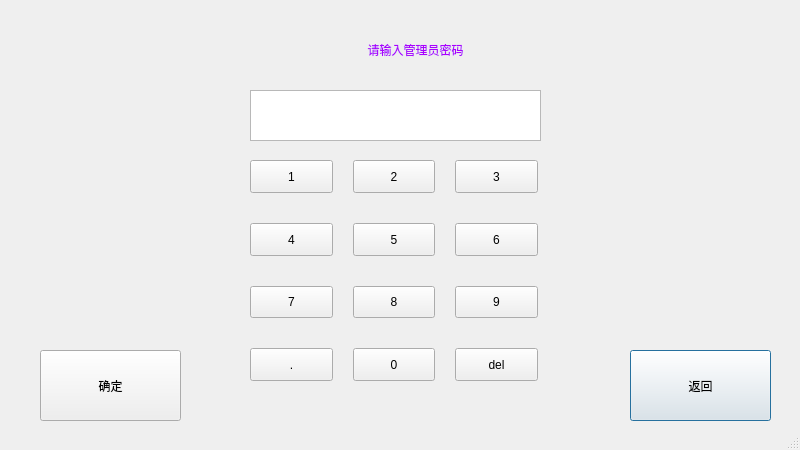
<?xml version="1.0" encoding="UTF-8"?>
<ui version="4.0">
 <class>Dialog</class>
 <widget class="QDialog" name="Dialog">
  <property name="geometry">
   <rect>
    <x>0</x>
    <y>0</y>
    <width>800</width>
    <height>450</height>
   </rect>
  </property>
  <property name="windowTitle">
   <string>Dialog</string>
  </property>
  <property name="sizeGripEnabled">
   <bool>true</bool>
  </property>
  <widget class="QTextEdit" name="textEdit">
   <property name="geometry">
    <rect>
     <x>250</x>
     <y>90</y>
     <width>291</width>
     <height>51</height>
    </rect>
   </property>
  </widget>
  <widget class="QPushButton" name="pushButton_2">
   <property name="geometry">
    <rect>
     <x>630</x>
     <y>350</y>
     <width>141</width>
     <height>71</height>
    </rect>
   </property>
   <property name="styleSheet">
    <string notr="true">font: 75 20pt &quot;楷体&quot;;</string>
   </property>
   <property name="text">
    <string>返回</string>
   </property>
  </widget>
  <widget class="QLabel" name="label">
   <property name="geometry">
    <rect>
     <x>110</x>
     <y>0</y>
     <width>611</width>
     <height>101</height>
    </rect>
   </property>
   <property name="styleSheet">
    <string notr="true">font: 75 30pt &quot;楷体&quot;;</string>
   </property>
   <property name="text">
    <string>&lt;html&gt;&lt;head/&gt;&lt;body&gt;&lt;p align=&quot;center&quot;&gt;&lt;span style=&quot; color:#aa00ff;&quot;&gt;请输入管理员密码&lt;/span&gt;&lt;/p&gt;&lt;/body&gt;&lt;/html&gt;</string>
   </property>
   <property name="alignment">
    <set>Qt::AlignCenter</set>
   </property>
   <property name="wordWrap">
    <bool>false</bool>
   </property>
   <property name="margin">
    <number>0</number>
   </property>
  </widget>
  <widget class="QPushButton" name="pushButton_14">
   <property name="geometry">
    <rect>
     <x>40</x>
     <y>350</y>
     <width>141</width>
     <height>71</height>
    </rect>
   </property>
   <property name="styleSheet">
    <string notr="true">font: 75 20pt &quot;楷体&quot;;</string>
   </property>
   <property name="text">
    <string>确定</string>
   </property>
  </widget>
  <widget class="QWidget" name="">
   <property name="geometry">
    <rect>
     <x>250</x>
     <y>160</y>
     <width>288</width>
     <height>221</height>
    </rect>
   </property>
   <property name="maximumSize">
    <size>
     <width>288</width>
     <height>221</height>
    </size>
   </property>
   <layout class="QGridLayout" name="gridLayout">
    <property name="horizontalSpacing">
     <number>20</number>
    </property>
    <property name="verticalSpacing">
     <number>30</number>
    </property>
    <item row="3" column="1">
     <widget class="QPushButton" name="pushButton_11">
      <property name="maximumSize">
       <size>
        <width>120</width>
        <height>100</height>
       </size>
      </property>
      <property name="styleSheet">
       <string notr="true">font: 75 20pt &quot;楷体&quot;;</string>
      </property>
      <property name="text">
       <string>0</string>
      </property>
     </widget>
    </item>
    <item row="3" column="2">
     <widget class="QPushButton" name="pushButton_12">
      <property name="maximumSize">
       <size>
        <width>120</width>
        <height>100</height>
       </size>
      </property>
      <property name="styleSheet">
       <string notr="true">font: 75 15pt &quot;楷体&quot;;</string>
      </property>
      <property name="text">
       <string>del</string>
      </property>
     </widget>
    </item>
    <item row="0" column="1">
     <widget class="QPushButton" name="pushButton_5">
      <property name="sizePolicy">
       <sizepolicy hsizetype="Minimum" vsizetype="Fixed">
        <horstretch>0</horstretch>
        <verstretch>0</verstretch>
       </sizepolicy>
      </property>
      <property name="maximumSize">
       <size>
        <width>120</width>
        <height>100</height>
       </size>
      </property>
      <property name="styleSheet">
       <string notr="true">font: 75 20pt &quot;楷体&quot;;</string>
      </property>
      <property name="text">
       <string>2</string>
      </property>
     </widget>
    </item>
    <item row="2" column="1">
     <widget class="QPushButton" name="pushButton_9">
      <property name="maximumSize">
       <size>
        <width>120</width>
        <height>100</height>
       </size>
      </property>
      <property name="styleSheet">
       <string notr="true">font: 75 20pt &quot;楷体&quot;;</string>
      </property>
      <property name="text">
       <string>8</string>
      </property>
     </widget>
    </item>
    <item row="0" column="0">
     <widget class="QPushButton" name="pushButton">
      <property name="sizePolicy">
       <sizepolicy hsizetype="Minimum" vsizetype="Fixed">
        <horstretch>0</horstretch>
        <verstretch>0</verstretch>
       </sizepolicy>
      </property>
      <property name="maximumSize">
       <size>
        <width>120</width>
        <height>100</height>
       </size>
      </property>
      <property name="styleSheet">
       <string notr="true">font: 75 20pt &quot;楷体&quot;;</string>
      </property>
      <property name="text">
       <string>1</string>
      </property>
     </widget>
    </item>
    <item row="2" column="2">
     <widget class="QPushButton" name="pushButton_10">
      <property name="maximumSize">
       <size>
        <width>120</width>
        <height>100</height>
       </size>
      </property>
      <property name="styleSheet">
       <string notr="true">font: 75 20pt &quot;楷体&quot;;</string>
      </property>
      <property name="text">
       <string>9</string>
      </property>
     </widget>
    </item>
    <item row="1" column="0">
     <widget class="QPushButton" name="pushButton_4">
      <property name="maximumSize">
       <size>
        <width>120</width>
        <height>100</height>
       </size>
      </property>
      <property name="styleSheet">
       <string notr="true">font: 75 20pt &quot;楷体&quot;;</string>
      </property>
      <property name="text">
       <string>4</string>
      </property>
     </widget>
    </item>
    <item row="2" column="0">
     <widget class="QPushButton" name="pushButton_6">
      <property name="maximumSize">
       <size>
        <width>120</width>
        <height>100</height>
       </size>
      </property>
      <property name="styleSheet">
       <string notr="true">font: 75 20pt &quot;楷体&quot;;</string>
      </property>
      <property name="text">
       <string>7</string>
      </property>
     </widget>
    </item>
    <item row="1" column="1">
     <widget class="QPushButton" name="pushButton_8">
      <property name="maximumSize">
       <size>
        <width>120</width>
        <height>100</height>
       </size>
      </property>
      <property name="styleSheet">
       <string notr="true">font: 75 20pt &quot;楷体&quot;;</string>
      </property>
      <property name="text">
       <string>5</string>
      </property>
     </widget>
    </item>
    <item row="1" column="2">
     <widget class="QPushButton" name="pushButton_7">
      <property name="maximumSize">
       <size>
        <width>120</width>
        <height>100</height>
       </size>
      </property>
      <property name="styleSheet">
       <string notr="true">font: 75 20pt &quot;楷体&quot;;</string>
      </property>
      <property name="text">
       <string>6</string>
      </property>
     </widget>
    </item>
    <item row="3" column="0">
     <widget class="QPushButton" name="pushButton_13">
      <property name="maximumSize">
       <size>
        <width>120</width>
        <height>100</height>
       </size>
      </property>
      <property name="styleSheet">
       <string notr="true">font: 75 15pt &quot;楷体&quot;;</string>
      </property>
      <property name="text">
       <string>.</string>
      </property>
     </widget>
    </item>
    <item row="0" column="2">
     <widget class="QPushButton" name="pushButton_3">
      <property name="sizePolicy">
       <sizepolicy hsizetype="Minimum" vsizetype="Fixed">
        <horstretch>0</horstretch>
        <verstretch>0</verstretch>
       </sizepolicy>
      </property>
      <property name="maximumSize">
       <size>
        <width>120</width>
        <height>100</height>
       </size>
      </property>
      <property name="styleSheet">
       <string notr="true">font: 75 20pt &quot;楷体&quot;;</string>
      </property>
      <property name="text">
       <string>3</string>
      </property>
     </widget>
    </item>
   </layout>
  </widget>
 </widget>
 <resources/>
 <connections/>
</ui>
